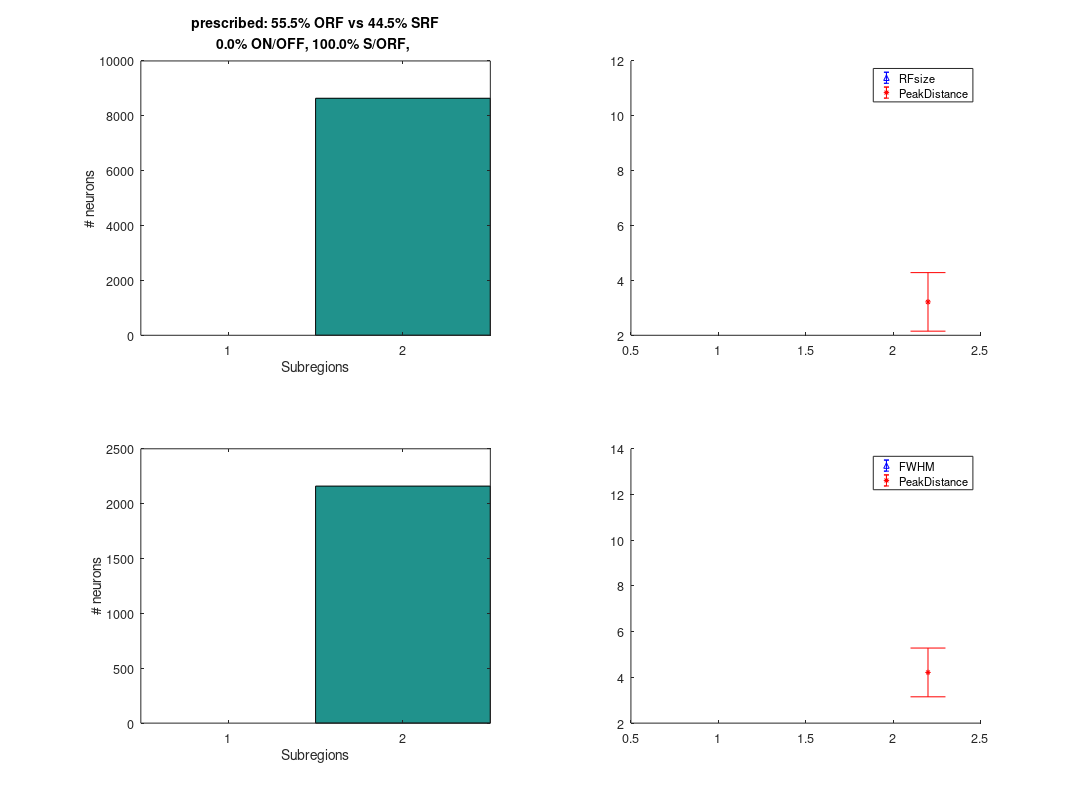

The MATLAB script that drew this image: (Note: this script raises an error after producing the figure.)
%% setup
drawSpecific = false;
p = struct;
p.YoudensIndex = 0.32;
p.profile = 'u'         % 'u' for uniform(single-value) profile for LGN connection strength, 'g' for gaussian
p.name = 'ndi305-40';
enorm = 0.305; 
inorm = 0.40; 
enormStd = 0.1016;
inormStd = 0.1016;
p.h = 'png';
p.esigma0 = [10.5,0.1];
p.isigma0 = [10.5,0.1];
%p.isigma0 = p.esigma0 * 1.1;
p.eAspectR0 = [1.2;0.012];
p.iAspectR0 = [1.4;0.014];
%p.iAspectR0 = p.eAspectR0*1.19;
p.se = 1;  % connection strength
%p.si = 1;
p.si = 4/3.2875;
%p.si = 1;    %l
%p.si = 1;       %b
aliasing = false;
p.pCRF = 0.0; % percentage of pure complex cells, full overlap LGN input
pMono = 0;
ep = [0, pMono,	1-p.pCRF]; % 27% 3-Stripes Niell & Stryker 2008
FontSize = 14;
set(0,'DefaultAxesFontSize',FontSize);
pPosition = [18, 180, 1200, 900];
if ~isempty(p.h)
    if strcmp(p.h,'psc2')
        printDriver = ['-de',p.h];
        p.h = 'eps';
    else
        printDriver = ['-d',p.h];
    end
    dpi = '-r150';
end
multi = 1.2;
p.lgnx = 16;%*multi;
p.lgny = 16;%*multi;
% p.lgnx = 6;
% p.lgny = 6;
% p.uniformStrength = false;
p.uniformStrength = true;
p.ev1x = 60*multi; % column 60
p.ev1y = 100*multi;	% row 100
p.iv1x = 30*multi;    % 30
p.iv1y = 50*multi;    % 50

p.dE = 6.515;
p.dI = 13.03;
% p.lgnmax = 30;  % per square degree % 0.037 per squared lgn RF, 0.029 per circled LGN RF
p.lgn_offset = 0.02; % lgn position offset
p.v1_offset = 0.02;	% v1 position offset relative to distance to nearest neuron % not implemented
p.example = 32; % examples bigger than 16 will not be displayed.
p.sigmaTheta = 0/180*pi; % orientation fluctuation of subregion
% guassian parameters, to use cutoff uniform, put seed to -1;
p.dlgn = 5/(5/180*pi)^2; % corresponding to lgns per 25 square degree
p.seed = 911; % keep it fix, data file naming system doesn't have it.
rng(p.seed);
p.average = 3;
% guassian end
p.cbounde = sqrt(2);
p.cboundi = p.cbounde*1.1;
% p.cboundi = p.cbounde*1.0;
p.sbounde = 1;
p.sboundi = 1;
%p.si = 1;
% p.boundi = sqrt(2)+0.5;
% p.bound = 2*sqrt(2*log(2));

% p.pick = true; % only use picked lgn, change jlgn in adg_INPUT for FASTER lgn input rendering.
p.pick = false;
% p.drawOrientation = true;
p.drawOrientation = false;
% mouse visual space 
%	altitude:	-50,25
%	azimuth:	-25,150
%	biggest RF:	35 degrees in diameter
%	smallest RF: 10 degrees in diameter
%	percentage of ON/OFF dominating, 0.27 for layer2/3, 0.73 for layer4
% pMono = 0.4167; % combined Layer 2 and 3
% pMono = 0.27; % Layer 2 and 3 only
%ep = [0,	pMono*1,	0.73]; % 27% 3-Stripes Niell & Stryker 2008
% p.YoudensIndex = 0.5; % 0.32 for Liu et al 2010 online method
ip = [0,    0,  1];
% p.nSubTypeE = [1,2,2,3];
% p.nSubTypeE = [1,2,2];
% p.Etypes = {' ON-OFF',' ORF',' SRF',' 3-Stripes'};
% p.Etypes = {' ON-OFF',' ORF',' SRF'};
if p.pCRF==0
    p.Etypes = {' ORF',' SRF'};
    p.nSubTypeE = [2,2];
else
    p.Etypes = {' ORF',' SRF',' CRF'};
    p.nSubTypeE = [2,2,2];
end
p.Etypes = strcat('Exc',p.Etypes);
p.ntypeE = length(p.Etypes);
p.Itypes = {' ORF'};
p.nSubTypeI = [2];
p.Itypes = strcat('Inh',p.Itypes);
p.ntypeI = length(p.Itypes);
p.pOn = 0.85;
core = 26.06*multi;
% core = 5;
extend = 20;
p.multi = 1;

azimuth = [-25,150]./180.*pi;
altitude = [-50,25]./180.*pi;
p.fdr = ['lgn2v1map'];
if ~exist(p.fdr,'dir')
    mkdir(p.fdr);
end

p.pinwheel = [];
p.rlgn = 0.1555;
% p.pinwheel = [2,2];
% auto data
range = (p.multi*core+2*extend)./180.*pi;
brim = (diff(altitude)-range)/2;
p.lgn_altitude = [altitude(1)+brim,altitude(2)-brim];
brim = (diff(azimuth)-range)/2;
p.lgn_azimuth = [azimuth(1)+brim,azimuth(2)-brim];

range = (p.multi*core)./180.*pi;
brim = (diff(altitude)-range)/2;
p.v1_altitude = [altitude(1)+brim,altitude(2)-brim];
brim = (diff(azimuth)-range)/2;
p.v1_azimuth = [azimuth(1)+brim,azimuth(2)-brim];

p.nlgn = p.lgnx*p.lgny;

p.nv1i = p.iv1x*p.iv1y;
p.nv1e = p.ev1x*p.ev1y;
p.nv1 = p.nv1e + p.nv1i;

%% distribute RF in exc neuron
p_subregion = rand([p.nv1e,1]);
p.eSubregion = zeros(p.nv1e,1);
p.typeE = zeros(p.nv1e,1);
mostSubregion = length(ep)-1;
 % here sigma is only FWHM, later transformed to sigma
p.esigma = zeros(p.nv1e,mostSubregion);
if mostSubregion>1
	p.ePeakDistance = zeros(p.nv1e,mostSubregion-1);
end
p.eAspectRatio = zeros(p.nv1e,mostSubregion);
p.enormDistance = zeros(p.nv1e,1);
if pMono > 0
%%%%%%%%%%%%% ON-OFF dominating
ir = (p_subregion > ep(1) & p_subregion <= ep(2));
nir = sum(ir);
p.eSubregion(ir) = 1;

% on-off axis
p.esigma(ir,1) = (10.5 + randn([nir,1])*0.1)./180.*pi;
% orth
% p.eAspectRatio(ir,1) = (1.5 + randn([nir,1])*0.1);
temp = (p.eAspectR0(1) + randn([nir,1])*p.eAspectR0(2));
temp(temp<1) = 1;
p.eAspectRatio(ir,1) = temp;
p.typeE(ir) = 1;
end
%%%%%%%%%%%%%% SRF/ORF
    ir = (p_subregion > ep(2) & p_subregion <= ep(3));
    nir = sum(ir);
    p.eSubregion(ir) = 2;
    
    % on-off axis
    p.esigma(ir,1) = (p.esigma0(1) + randn([nir,1])*p.esigma0(2))./180.*pi;
    p.esigma(ir,2) = p.esigma(ir,1);
    % peak distance
    % normDistance(ir) = 0.1 + rand(nir,1)*0.75;
    temp = zeros(nir,1)-1;
    % figure(100);
    nnn = 0;
    % nn0 = 0;
    % binranges = -0.2:0.05:1;
    % nbins = length(binranges);
    % binranges(nbins) = 1.1;
    if aliasing
        temp = enorm + randn(nir-nnn,1)*enormStd;
        neg = temp<0;
        temp(neg) = -temp(neg);
    else
        while nnn < nir
            unpicked = temp<0;
            temp(unpicked) = enorm + randn(nir-nnn,1)*enormStd;
        %     nn0 = nn0 + nir - nnn;
            temp(temp<0.0) = -1;
            nnn = nnn + sum(temp>0);
        end
    end
    % b = histc(temp,binranges);
    % b = b(1:nbins-1);
    % 
    % b0 = histc(0.3+randn(nn0,1)*0.15,binranges);
    % b0 = b0(1:nbins-1);
    % plot(binranges(1:nbins-1),[b,b0],'*');
    
    % temp(temp<0) = 0;
    
    p.enormDistance(ir) = temp; 
    % normDistance(ir) = 0.0 + rand(nir,1)*(YoudensIndex/perORF);
    p.ePeakDistance(ir,1) = 0.5*p.enormDistance(ir) .* (p.esigma(ir,1)+p.esigma(ir,2));
    
    % orth
    % p.eAspectRatio(ir,1) = (1.2 + randn([nir,1])*0.07);
    % p.eAspectRatio(ir,2) = p.eAspectRatio(ir,1);
    temp = (p.eAspectR0(1) + randn([nir,1])*p.eAspectR0(2));
    temp(temp<1) = 1.0;
    p.eAspectRatio(ir,1) = temp;
    p.eAspectRatio(ir,2) = temp;

    if pMono>0
        p.typeE(ir & p.enormDistance > p.YoudensIndex) = 3;
        p.typeE(ir & p.enormDistance <= p.YoudensIndex) = 2;
    else
        p.typeE(ir & p.enormDistance > p.YoudensIndex) = 2;
        p.typeE(ir & p.enormDistance <= p.YoudensIndex) = 1;
    end

%%%%%%%%%%%%%% CRF
if p.pCRF>0
    ir = (p_subregion > ep(3) & p_subregion <= 1);
    nir = sum(ir);
    p.eSubregion(ir) = 2;
    
    % on-off axis
    p.esigma(ir,1) = (p.esigma0(1) + randn([nir,1])*p.esigma0(2))./180.*pi;
    p.esigma(ir,2) = p.esigma(ir,1);
    % peak distance
    p.enormDistance(ir) = 0.0;
    p.ePeakDistance(ir,1) = 0.5*p.enormDistance(ir) .* (p.esigma(ir,1)+p.esigma(ir,2));
    
    % orth
    temp = (p.eAspectR0(1) + randn([nir,1])*p.eAspectR0(2));
    temp(temp<1) = 1.0;
    p.eAspectRatio(ir,1) = temp;
    p.eAspectRatio(ir,2) = temp;
    p.typeE(ir) = 3;
end

%% distribute RF in inh neuron
p_subregion = rand([p.nv1i,1]);
p.iSubregion = zeros(p.nv1i,1);
p.typeI = zeros(p.nv1i,1);
mostSubregion = length(ip)-1;
p.isigma = zeros(p.nv1i,mostSubregion);
if mostSubregion>1
	p.iPeakDistance = zeros(p.nv1i,mostSubregion-1);
end
p.iAspectRatio = zeros(p.nv1i,mostSubregion);
p.inormDistance = zeros(p.nv1i,1);

ir = (p_subregion > ip(2) & p_subregion <= ip(3));
nir = sum(ir);
p.iSubregion(ir) = 2;

% on-off axis
% p.isigma(ir,:) = (10.5 + randn([nir,2])*1)./180.*pi;
p.isigma(ir,1) = (p.isigma0(1) + randn([nir,1])*p.isigma0(2))./180.*pi;
% p.isigma(ir,1) = (12.0 + randn([nir,1])*0.1)./180.*pi;
p.isigma(ir,2) = p.isigma(ir,1);
% p.isigma(ir,2) = p.isigma(ir,1).*(1.0 + randn([nir,1])*0.07);

% orth
% p.iAspectRatio(ir,1) = (1.2 + randn([nir,1])*0.1);
% p.iAspectRatio(ir,2) = p.iAspectRatio(ir,1);
temp = (p.iAspectR0(1) + randn([nir,1])*p.iAspectR0(2));
% temp = (1.5 + randn([nir,1])*0.012);
temp(temp<1) = 1.0;
p.iAspectRatio(ir,1) = temp;
p.iAspectRatio(ir,2) = p.iAspectRatio(ir,1);

% peak distance
% temp = 0.50 + randn(nir,1)*0.1;
% temp(temp<0) = 0;
temp = zeros(nir,1)-1;
nnn = 0;
while nnn < nir
    unpicked = temp<0;
    temp(unpicked) = inorm + randn(nir-nnn,1)*inormStd;
    temp(temp<0.0) = -1;
    nnn = nnn + sum(temp>0);
end
p.inormDistance(ir) = temp;
p.iPeakDistance(ir,1) = 0.5*p.inormDistance(ir) .* (p.isigma(ir,1)+p.isigma(ir,2));

p.typeI(ir) = 1;
%%
h = figure;
subplot(2,2,1);
hist(p.eSubregion,1:length(ep)-1);
xlabel('Subregions');
ylabel('# neurons');

ORF_SRF = p.eSubregion==2;
% p.normDistance = p.ePeakDistance(ORF_SRF,1)*2 ./(p.esigma(ORF_SRF,1)+p.esigma(ORF_SRF,2));

n2sub = sum(p.eSubregion == 2);
pORF = sum(p.typeE == 1)/n2sub;
pSRF = sum(p.typeE == 2)/n2sub;
pMono = sum(p.eSubregion == 1)/p.nv1e;
pS_ORF = sum(p.eSubregion == 2)/p.nv1e;
% p3Stripes = sum(p.eSubregion == 3)/p.nv1e;
disp(['prescribed: ',num2str(pORF*100,'%3.1f'),'% ORF vs ',num2str(pSRF*100,'%3.1f'),'% SRF']);
title({['prescribed: ',num2str(pORF*100,'%3.1f'),'% ORF vs ',num2str(pSRF*100,'%3.1f'),'% SRF'], ...
        [num2str(pMono*100,'%3.1f'),'% ON/OFF, ',num2str(pS_ORF*100,'%3.1f'),'% S/ORF, ']});%,num2str(p3Stripes*100,'%3.1f'),'% 3-Stripes']});
subplot(2,2,2);
hold on
m = zeros(length(ep)-1,1);
s = zeros(length(ep)-1,1);
mp = zeros(length(ep)-2,1);
sp = zeros(length(ep)-2,1);
for k=1:(length(ep)-1)
    pick = p.eSubregion == k;
    if k > 0
        m(k) = mean(mean(p.esigma(pick,1:k).*(1+p.eAspectRatio(pick,1:k))./2,2)*180/pi);
        s(k) = std(mean(p.esigma(pick,1:k).*(1+p.eAspectRatio(pick,1:k))./2,2)*180/pi);
        if k > 1
            mp(k-1) = mean(mean(p.ePeakDistance(pick,1:k-1),2))*180/pi;
            sp(k-1) = std(mean(p.ePeakDistance(pick,1:k-1),2))*180/pi;
        end
    end
end
errorbar(1:(length(ep)-1),m,s,'^b');
errorbar((2:(length(ep)-1))+0.2,mp,sp,'*r');
legend({'RFsize','PeakDistance'},'Location','best');

subplot(2,2,3);
hist(p.iSubregion,1:length(ip)-1);
xlabel('Subregions');
ylabel('# neurons');
subplot(2,2,4);
hold on
m = zeros(length(ip)-1,1);
s = zeros(length(ip)-1,1);
mp = zeros(length(ip)-2,1);
sp = zeros(length(ip)-2,1);
for k=1:(length(ip)-1)
    pick = p.iSubregion == k;
    if k > 0
        m(k) = mean(mean(p.isigma(pick,1:k).*(1+p.iAspectRatio(pick,1:k))./2,2)*180/pi);
        s(k) = std(mean(p.isigma(pick,1:k).*(1+p.iAspectRatio(pick,1:k))./2,2)*180/pi);
        if k > 1
            mp(k-1) = mean(mean(p.iPeakDistance(pick,1:k-1),2)*180/pi);
            sp(k-1) = std(mean(p.iPeakDistance(pick,1:k-1),2)*180/pi);
        end
    end
end
errorbar(1:(length(ip)-1),m,s,'^b');
errorbar((2:(length(ip)-1))+0.2,mp,sp,'*r');
legend({'FWHM','PeakDistance'},'Location','best');
axis auto
if ~isempty(p.h)
    set(gcf, 'PaperUnits', 'points','PaperPosition', pPosition);
    if strcmp(p.h,'fig')
        saveas(h,['lgn2v1map/',p.name,'-presets.',p.h]);
    else
        print(h,['lgn2v1map/',p.name,'-presets.',p.h],printDriver,dpi);
    end
end
%% from FWHM to sigma
p.esigma = p.esigma./(2*sqrt(2*log(2)));
p.isigma = p.isigma./(2*sqrt(2*log(2)));

[p,etheta, itheta, sp, nLGN, nSubLGN, v1Map, LGNpos, lgnStrength] = lgn2v1Map_beta(p);
save([p.name,'.mat'],'p','etheta','itheta','sp','nLGN','nSubLGN','v1Map','LGNpos', 'lgnStrength');
meanLGNe = mean(nLGN(1:p.nv1e,1));
meanLGNi = mean(nLGN(p.nv1e+(1:p.nv1i),1));
disp(['nLGN i over e = ', num2str(meanLGNi*p.si/(meanLGNe*p.se))]);
disp(p.name);
